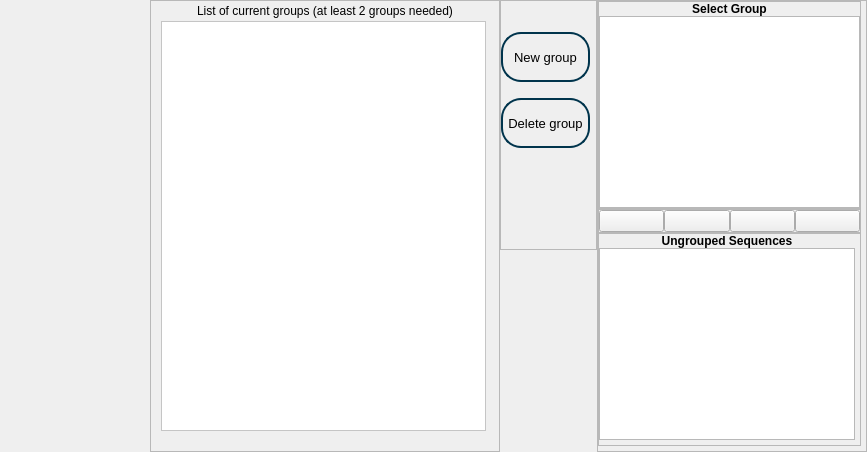
            <widget class="QWidget" name="group_page">
             <layout class="QVBoxLayout" name="verticalLayout_3">
              <property name="spacing">
               <number>0</number>
              </property>
              <property name="leftMargin">
               <number>0</number>
              </property>
              <property name="topMargin">
               <number>0</number>
              </property>
              <property name="rightMargin">
               <number>0</number>
              </property>
              <property name="bottomMargin">
               <number>0</number>
              </property>
              <item>
               <widget class="QFrame" name="frame">
                <property name="minimumSize">
                 <size>
                  <width>0</width>
                  <height>0</height>
                 </size>
                </property>
                <property name="frameShape">
                 <enum>QFrame::NoFrame</enum>
                </property>
                <property name="frameShadow">
                 <enum>QFrame::Raised</enum>
                </property>
                <layout class="QHBoxLayout" name="horizontalLayout_2">
                 <property name="spacing">
                  <number>0</number>
                 </property>
                 <property name="leftMargin">
                  <number>5</number>
                 </property>
                 <property name="topMargin">
                  <number>0</number>
                 </property>
                 <property name="rightMargin">
                  <number>0</number>
                 </property>
                 <property name="bottomMargin">
                  <number>0</number>
                 </property>
                 <item alignment="Qt::AlignTop">
                  <widget class="QFrame" name="page_1_option_bar">
                   <property name="sizePolicy">
                    <sizepolicy hsizetype="Preferred" vsizetype="Preferred">
                     <horstretch>0</horstretch>
                     <verstretch>0</verstretch>
                    </sizepolicy>
                   </property>
                   <property name="minimumSize">
                    <size>
                     <width>145</width>
                     <height>0</height>
                    </size>
                   </property>
                   <property name="maximumSize">
                    <size>
                     <width>81</width>
                     <height>16777215</height>
                    </size>
                   </property>
                   <property name="styleSheet">
                    <string notr="true"/>
                   </property>
                   <property name="frameShape">
                    <enum>QFrame::NoFrame</enum>
                   </property>
                   <property name="frameShadow">
                    <enum>QFrame::Raised</enum>
                   </property>
                   <layout class="QVBoxLayout" name="verticalLayout_6">
                    <property name="spacing">
                     <number>1</number>
                    </property>
                    <property name="leftMargin">
                     <number>0</number>
                    </property>
                    <property name="topMargin">
                     <number>0</number>
                    </property>
                    <property name="rightMargin">
                     <number>0</number>
                    </property>
                    <property name="bottomMargin">
                     <number>0</number>
                    </property>
                    <item>
                     <widget class="QPushButton" name="Btn_File_Browser">
                      <property name="sizePolicy">
                       <sizepolicy hsizetype="Fixed" vsizetype="Fixed">
                        <horstretch>0</horstretch>
                        <verstretch>0</verstretch>
                       </sizepolicy>
                      </property>
                      <property name="minimumSize">
                       <size>
                        <width>142</width>
                        <height>60</height>
                       </size>
                      </property>
                      <property name="font">
                       <font>
                        <pointsize>10</pointsize>
                       </font>
                      </property>
                      <property name="styleSheet">
                       <string notr="true">QPushButton {
    border: 0px;
	
	image: url(:/new/active/active/browse_active.svg);
 }


QPushButton:hover{
	border: 0px;
	
	image: url(:/new/hover/hover/browse_hover.svg);
}
QPushButton:disabled{
    border: 0px;
	
	image: url(:/new/disabled/disabled/browse_grey.svg);
}
QPushButton:pressed{
	border: 0px;
	
	image: url(:/new/pressed/pressed/browse_pressed.svg);
}</string>
                      </property>
                      <property name="text">
                       <string/>
                      </property>
                     </widget>
                    </item>
                    <item>
                     <widget class="QPushButton" name="Btn_reopen">
                      <property name="sizePolicy">
                       <sizepolicy hsizetype="Fixed" vsizetype="Fixed">
                        <horstretch>0</horstretch>
                        <verstretch>0</verstretch>
                       </sizepolicy>
                      </property>
                      <property name="minimumSize">
                       <size>
                        <width>142</width>
                        <height>60</height>
                       </size>
                      </property>
                      <property name="font">
                       <font>
                        <pointsize>10</pointsize>
                       </font>
                      </property>
                      <property name="contextMenuPolicy">
                       <enum>Qt::CustomContextMenu</enum>
                      </property>
                      <property name="styleSheet">
                       <string notr="true">QPushButton {
    border: 0px;
	
	image: url(:/new/active/active/reopen_active.svg);
 }


QPushButton:hover{
	border: 0px;
	
	image: url(:/new/hover/hover/reopen_hover.svg);
}
QPushButton:disabled{
    border: 0px;
	
	image: url(:/new/disabled/disabled/reopen_grey.svg);
}
QPushButton:pressed{
	border: 0px;
	
	image: url(:/new/pressed/pressed/reopen_pressed.svg);
}</string>
                      </property>
                      <property name="text">
                       <string/>
                      </property>
                     </widget>
                    </item>
                    <item>
                     <widget class="QPushButton" name="Btn_save_nexus">
                      <property name="sizePolicy">
                       <sizepolicy hsizetype="Fixed" vsizetype="Fixed">
                        <horstretch>0</horstretch>
                        <verstretch>0</verstretch>
                       </sizepolicy>
                      </property>
                      <property name="minimumSize">
                       <size>
                        <width>142</width>
                        <height>60</height>
                       </size>
                      </property>
                      <property name="font">
                       <font>
                        <pointsize>10</pointsize>
                       </font>
                      </property>
                      <property name="styleSheet">
                       <string notr="true">QPushButton {
    border: 0px;
	
	image: url(:/new/active/active/save_groups_active.svg);
 }


QPushButton:hover{
	border: 0px;
	
	image: url(:/new/hover/hover/save_groups_hover.svg);
}
QPushButton:disabled{
    border: 0px;
	
	image: url(:/new/disabled/disabled/save_groups_grey.svg);
}
QPushButton:pressed{
	border: 0px;
	
	image: url(:/new/pressed/pressed/save_groups_pressed.svg);
}</string>
                      </property>
                      <property name="text">
                       <string/>
                      </property>
                     </widget>
                    </item>
                    <item>
                     <widget class="QPushButton" name="Btn_user_pref">
                      <property name="sizePolicy">
                       <sizepolicy hsizetype="Fixed" vsizetype="Fixed">
                        <horstretch>0</horstretch>
                        <verstretch>0</verstretch>
                       </sizepolicy>
                      </property>
                      <property name="minimumSize">
                       <size>
                        <width>140</width>
                        <height>60</height>
                       </size>
                      </property>
                      <property name="font">
                       <font>
                        <pointsize>10</pointsize>
                       </font>
                      </property>
                      <property name="styleSheet">
                       <string notr="true">QPushButton {
    border: 0px;
	
	image: url(:/new/active/active/user_pref_active.svg);
 }


QPushButton:hover{
	border: 0px;
	
	image: url(:/new/hover/hover/user_pref_hover.svg);
}
QPushButton:disabled{
    border: 0px;
	
	image: url(:/new/disabled/disabled/user_pref_disabled.svg);
}
QPushButton:pressed{
	border: 0px;
	
	image: url(:/new/pressed/pressed/user_pref_pressed.svg);
}</string>
                      </property>
                      <property name="text">
                       <string/>
                      </property>
                     </widget>
                    </item>
                   </layout>
                  </widget>
                 </item>
                 <item>
                  <widget class="QFrame" name="frame_3">
                   <property name="frameShape">
                    <enum>QFrame::NoFrame</enum>
                   </property>
                   <property name="frameShadow">
                    <enum>QFrame::Raised</enum>
                   </property>
                   <layout class="QHBoxLayout" name="horizontalLayout_3">
                    <property name="spacing">
                     <number>0</number>
                    </property>
                    <property name="leftMargin">
                     <number>0</number>
                    </property>
                    <property name="topMargin">
                     <number>0</number>
                    </property>
                    <property name="rightMargin">
                     <number>0</number>
                    </property>
                    <property name="bottomMargin">
                     <number>0</number>
                    </property>
                    <item>
                     <widget class="QFrame" name="frame_4">
                      <property name="minimumSize">
                       <size>
                        <width>350</width>
                        <height>0</height>
                       </size>
                      </property>
                      <property name="maximumSize">
                       <size>
                        <width>275</width>
                        <height>16777215</height>
                       </size>
                      </property>
                      <property name="styleSheet">
                       <string notr="true">background-color: rgb(239, 239, 239);</string>
                      </property>
                      <property name="frameShape">
                       <enum>QFrame::StyledPanel</enum>
                      </property>
                      <property name="frameShadow">
                       <enum>QFrame::Raised</enum>
                      </property>
                      <layout class="QVBoxLayout" name="verticalLayout_4">
                       <property name="spacing">
                        <number>0</number>
                       </property>
                       <property name="leftMargin">
                        <number>10</number>
                       </property>
                       <property name="topMargin">
                        <number>0</number>
                       </property>
                       <property name="rightMargin">
                        <number>10</number>
                       </property>
                       <property name="bottomMargin">
                        <number>20</number>
                       </property>
                       <item>
                        <widget class="QLabel" name="label">
                         <property name="minimumSize">
                          <size>
                           <width>0</width>
                           <height>20</height>
                          </size>
                         </property>
                         <property name="styleSheet">
                          <string notr="true">color: rgb(255, 255, 255);</string>
                         </property>
                         <property name="text">
                          <string>&lt;html&gt;&lt;head/&gt;&lt;body&gt;&lt;p&gt;&lt;span style=&quot; color:#000000;&quot;&gt;List of current groups (at least 2 groups needed)&lt;/span&gt;&lt;/p&gt;&lt;/body&gt;&lt;/html&gt;</string>
                         </property>
                         <property name="alignment">
                          <set>Qt::AlignCenter</set>
                         </property>
                        </widget>
                       </item>
                       <item>
                        <widget class="QListWidget" name="listWidget_groups">
                         <property name="minimumSize">
                          <size>
                           <width>325</width>
                           <height>0</height>
                          </size>
                         </property>
                         <property name="maximumSize">
                          <size>
                           <width>325</width>
                           <height>16777215</height>
                          </size>
                         </property>
                         <property name="contextMenuPolicy">
                          <enum>Qt::CustomContextMenu</enum>
                         </property>
                         <property name="styleSheet">
                          <string notr="true">QListWidget{
background-color: rgb(255, 255, 255);
}

QListWidget QScrollbar{
background: rgb(207, 207, 207);
}

QListView::item:selected{
border: 1px solid black;
background: grey;
}</string>
                         </property>
                         <property name="verticalScrollBarPolicy">
                          <enum>Qt::ScrollBarAsNeeded</enum>
                         </property>
                        </widget>
                       </item>
                      </layout>
                     </widget>
                    </item>
                    <item alignment="Qt::AlignLeft|Qt::AlignTop">
                     <widget class="QFrame" name="frame_5">
                      <property name="sizePolicy">
                       <sizepolicy hsizetype="Preferred" vsizetype="Preferred">
                        <horstretch>0</horstretch>
                        <verstretch>0</verstretch>
                       </sizepolicy>
                      </property>
                      <property name="minimumSize">
                       <size>
                        <width>84</width>
                        <height>250</height>
                       </size>
                      </property>
                      <property name="styleSheet">
                       <string notr="true">background-color: rgb(239, 239, 239);</string>
                      </property>
                      <property name="frameShape">
                       <enum>QFrame::StyledPanel</enum>
                      </property>
                      <property name="frameShadow">
                       <enum>QFrame::Raised</enum>
                      </property>
                      <layout class="QVBoxLayout" name="verticalLayout_5">
                       <property name="spacing">
                        <number>0</number>
                       </property>
                       <property name="leftMargin">
                        <number>0</number>
                       </property>
                       <property name="topMargin">
                        <number>15</number>
                       </property>
                       <property name="rightMargin">
                        <number>6</number>
                       </property>
                       <property name="bottomMargin">
                        <number>0</number>
                       </property>
                       <item>
                        <widget class="QPushButton" name="Btn_add">
                         <property name="minimumSize">
                          <size>
                           <width>75</width>
                           <height>50</height>
                          </size>
                         </property>
                         <property name="font">
                          <font>
                           <pointsize>10</pointsize>
                          </font>
                         </property>
                         <property name="styleSheet">
                          <string notr="true">QPushButton{
	border: 2px solid rgb(0, 52, 76);
	border-radius: 20px;
	padding: 5px;
}

QPushButton:hover{
	background-color: rgb(207, 207, 207);
	border: 2px solid rgb(0, 52, 76);
	border-radius: 20px;
	padding: 5px;
}

QPushButton:pressed{
	
	background-color: rgb(160, 160, 160);
	border: 2px solid rgb(0, 52, 76);
	border-radius: 20px;
	padding: 5px;
}
QPushButton:disabled{
	border: 2px solid rgb(160, 160, 160);
	border-radius: 20px;
	padding: 5px;
	color: rgb(160, 160, 160);
}
</string>
                         </property>
                         <property name="text">
                          <string>New group</string>
                         </property>
                        </widget>
                       </item>
                       <item>
                        <widget class="QPushButton" name="Btn_del">
                         <property name="minimumSize">
                          <size>
                           <width>75</width>
                           <height>50</height>
                          </size>
                         </property>
                         <property name="font">
                          <font>
                           <pointsize>10</pointsize>
                          </font>
                         </property>
                         <property name="styleSheet">
                          <string notr="true">QPushButton{
	border: 2px solid rgb(0, 52, 76);
	border-radius: 20px;
	padding: 5px;
}

QPushButton:hover{
	background-color: rgb(207, 207, 207);
	border: 2px solid rgb(0, 52, 76);
	border-radius: 20px;
	padding: 5px;
}

QPushButton:pressed{
	
	background-color: rgb(160, 160, 160);
	border: 2px solid rgb(0, 52, 76);
	border-radius: 20px;
	padding: 5px;
}
QPushButton:disabled{
	border: 2px solid rgb(160, 160, 160);
	border-radius: 20px;
	padding: 5px;
	color: rgb(160, 160, 160);
}
</string>
                         </property>
                         <property name="text">
                          <string>Delete group</string>
                         </property>
                        </widget>
                       </item>
                       <item>
                        <spacer name="verticalSpacer">
                         <property name="orientation">
                          <enum>Qt::Vertical</enum>
                         </property>
                         <property name="sizeType">
                          <enum>QSizePolicy::Fixed</enum>
                         </property>
                         <property name="sizeHint" stdset="0">
                          <size>
                           <width>20</width>
                           <height>85</height>
                          </size>
                         </property>
                        </spacer>
                       </item>
                      </layout>
                     </widget>
                    </item>
                    <item>
                     <widget class="QFrame" name="frame_14">
                      <property name="frameShape">
                       <enum>QFrame::StyledPanel</enum>
                      </property>
                      <property name="frameShadow">
                       <enum>QFrame::Raised</enum>
                      </property>
                      <layout class="QVBoxLayout" name="verticalLayout_26">
                       <property name="spacing">
                        <number>0</number>
                       </property>
                       <property name="leftMargin">
                        <number>0</number>
                       </property>
                       <property name="topMargin">
                        <number>0</number>
                       </property>
                       <property name="rightMargin">
                        <number>5</number>
                       </property>
                       <property name="bottomMargin">
                        <number>5</number>
                       </property>
                       <item>
                        <widget class="QFrame" name="frame_19">
                         <property name="frameShape">
                          <enum>QFrame::StyledPanel</enum>
                         </property>
                         <property name="frameShadow">
                          <enum>QFrame::Raised</enum>
                         </property>
                         <layout class="QVBoxLayout" name="verticalLayout_25">
                          <property name="spacing">
                           <number>0</number>
                          </property>
                          <property name="leftMargin">
                           <number>0</number>
                          </property>
                          <property name="topMargin">
                           <number>0</number>
                          </property>
                          <property name="rightMargin">
                           <number>0</number>
                          </property>
                          <property name="bottomMargin">
                           <number>0</number>
                          </property>
                          <item>
                           <widget class="QLabel" name="label_6">
                            <property name="font">
                             <font>
                              <weight>75</weight>
                              <bold>true</bold>
                             </font>
                            </property>
                            <property name="text">
                             <string>Select Group</string>
                            </property>
                            <property name="alignment">
                             <set>Qt::AlignCenter</set>
                            </property>
                           </widget>
                          </item>
                          <item>
                           <widget class="QListWidget" name="listWidget_selected_group">
                            <property name="font">
                             <font>
                              <pointsize>10</pointsize>
                             </font>
                            </property>
                           </widget>
                          </item>
                         </layout>
                        </widget>
                       </item>
                       <item>
                        <widget class="QFrame" name="frame_18">
                         <property name="frameShape">
                          <enum>QFrame::StyledPanel</enum>
                         </property>
                         <property name="frameShadow">
                          <enum>QFrame::Raised</enum>
                         </property>
                         <layout class="QHBoxLayout" name="horizontalLayout_11">
                          <property name="spacing">
                           <number>0</number>
                          </property>
                          <property name="leftMargin">
                           <number>0</number>
                          </property>
                          <property name="topMargin">
                           <number>0</number>
                          </property>
                          <property name="rightMargin">
                           <number>0</number>
                          </property>
                          <property name="bottomMargin">
                           <number>0</number>
                          </property>
                          <item>
                           <widget class="QPushButton" name="Btn_all_to_group">
                            <property name="minimumSize">
                             <size>
                              <width>0</width>
                              <height>0</height>
                             </size>
                            </property>
                            <property name="styleSheet">
                             <string notr="true">image: url(:/new/other/other/chevron-up.svg);</string>
                            </property>
                            <property name="text">
                             <string/>
                            </property>
                           </widget>
                          </item>
                          <item>
                           <widget class="QPushButton" name="Btn_to_group">
                            <property name="styleSheet">
                             <string notr="true">image: url(:/new/other/other/up-arrow.svg);</string>
                            </property>
                            <property name="text">
                             <string/>
                            </property>
                           </widget>
                          </item>
                          <item>
                           <widget class="QPushButton" name="Btn_to_free">
                            <property name="styleSheet">
                             <string notr="true">image: url(:/new/other/other/down_arrow.svg);</string>
                            </property>
                            <property name="text">
                             <string/>
                            </property>
                           </widget>
                          </item>
                          <item>
                           <widget class="QPushButton" name="Btn_all_to_free">
                            <property name="styleSheet">
                             <string notr="true">image: url(:/new/other/other/chevron-down.svg);</string>
                            </property>
                            <property name="text">
                             <string/>
                            </property>
                           </widget>
                          </item>
                         </layout>
                        </widget>
                       </item>
                       <item>
                        <widget class="QFrame" name="frame_17">
                         <property name="frameShape">
                          <enum>QFrame::StyledPanel</enum>
                         </property>
                         <property name="frameShadow">
                          <enum>QFrame::Raised</enum>
                         </property>
                         <layout class="QVBoxLayout" name="verticalLayout_20">
                          <property name="spacing">
                           <number>0</number>
                          </property>
                          <property name="leftMargin">
                           <number>0</number>
                          </property>
                          <property name="topMargin">
                           <number>0</number>
                          </property>
                          <property name="rightMargin">
                           <number>5</number>
                          </property>
                          <property name="bottomMargin">
                           <number>5</number>
                          </property>
                          <item>
                           <widget class="QLabel" name="label_7">
                            <property name="font">
                             <font>
                              <weight>75</weight>
                              <bold>true</bold>
                             </font>
                            </property>
                            <property name="text">
                             <string>Ungrouped Sequences</string>
                            </property>
                            <property name="alignment">
                             <set>Qt::AlignCenter</set>
                            </property>
                           </widget>
                          </item>
                          <item>
                           <widget class="QListWidget" name="listWidget_free_seq">
                            <property name="font">
                             <font>
                              <pointsize>10</pointsize>
                             </font>
                            </property>
                           </widget>
                          </item>
                         </layout>
                        </widget>
                       </item>
                      </layout>
                     </widget>
                    </item>
                   </layout>
                  </widget>
                 </item>
                </layout>
               </widget>
              </item>
             </layout>
            </widget>
